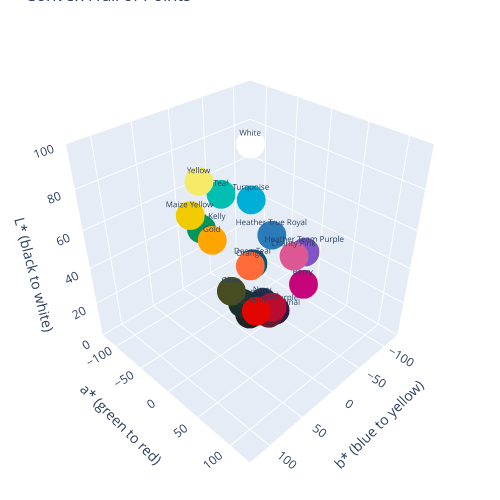

Here is the notebook cell this chart was saved with:
### Code cell
convex_df = df.iloc[hull.vertices]

lab_graph.generate_lab_3d_all_colors(convex_df, "Convex Hull of Points", "N/a")

### Figure 1 — Plotly figure (JSON) as saved in the notebook; plotly's stock layout.template omitted (floating-point values rounded to 4 significant figures)
{"data": [{"hovertemplate": "<b>%{text}</b><br>L*: %{y:.1f}<br>a*: %{x:.1f}<br>b*: %{z:.1f}<br>", "marker": {"color": ["#C6057B", "#DE5795", "#005876", "#183029", "#FFA400", "#F2CA00", "#202A44", "#474C21", "#FF6A39", "#E10600", "#BA0C2F", "#00BFB2", "#2E1A47", "#00AFD7", "#212322", "#FFFFFF", "#F6EB69", "#651C32", "#00965E", "#7D55C7", "#2B7BBB"], "opacity": 1.0, "size": 10}, "mode": "markers+text", "text": ["Berry", "Charity Pink", "Deep Teal", "Forest", "Gold", "Maize Yellow", "Navy", "Olive", "Orange", "Poppy", "Red", "Teal", "Team Purple", "Turquoise", "Vintage Black", "White", "Yellow", "Heather Cardinal", "Heather Kelly", "Heather Team Purple", "Heather True Royal"], "textfont": {"size": 8}, "textposition": "top center", "x": [71.84, 59.63, -23.19, -12.05, 31.14, 5.01, 2.57, -6.88, 58.38, 75.12, 65.63, -59.33, 17.59, -33.79, -1.03, 0.0, -6.83, 35.71, -65.36, 34.51, -7.3], "y": [45.38, 57.92, 32.45, 17.54, 76.47, 83.14, 16.99, 31.03, 65.69, 49.45, 41.43, 66.44, 14.26, 63.99, 13.35, 100.0, 92.09, 24.16, 51.8, 45.45, 48.68], "z": [-7.3, -3.98, -27.24, 1.2, 81.64, 85.02, -18.63, 23.88, 58.65, 67.21, 34.16, -12.05, -24.18, -34.95, 0.45, 0.0, 62.42, 6.28, 14.55, -52.9, -42.2], "type": "scatter3d"}], "layout": {"scene": {"aspectratio": {"x": 1, "y": 1, "z": 1}, "xaxis": {"title": {"text": "a* (green to red)"}, "range": [-128, 128]}, "yaxis": {"title": {"text": "L* (black to white)"}, "range": [0, 100]}, "zaxis": {"title": {"text": "b* (blue to yellow)"}, "range": [-128, 128]}, "camera": {"up": {"x": 0, "y": 1, "z": 0}, "center": {"x": 0, "y": 0, "z": 0}, "eye": {"x": 1.5, "y": 1.5, "z": 1.5}}}, "margin": {"l": 1, "r": 1, "t": 1, "b": 1}, "title": {"text": "Convex Hull of Points"}, "width": 500, "height": 500, "showlegend": false}}
